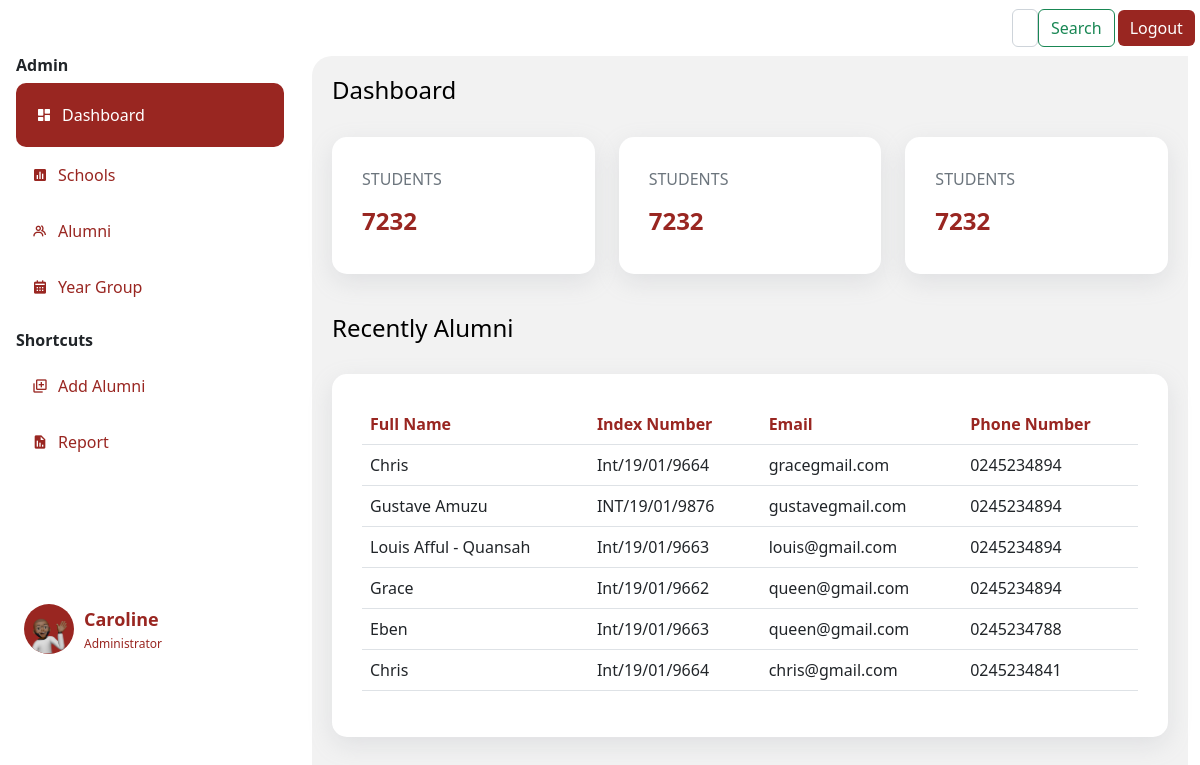
Page /dashboard (signed in) on the committed database.
### app.py (models this page shows, shortened)
class Person(db.Model, UserMixin):
    id= db.Column(db.Integer, primary_key=True)
    name= db.Column(db.String(200), )
    yearCompleted= db.Column(db.String(200), )
    nationality= db.Column(db.String(200), )
    contact= db.Column(db.Integer(), )
    email= db.Column(db.String(200), nullable=True)
    faculty= db.Column(db.String(200), nullable=True)
    hallofresidence= db.Column(db.String(200), nullable=True)
    password= db.Column(db.String(20))
    school= db.Column(db.String(20))
    email= db.Column(db.String(20), nullable=True)
    phone= db.Column(db.String(10), nullable=True )
    indexnumber=db.Column(db.String())
    password=db.Column(db.String)
    gender= db.Column(db.String()    )
    department= db.Column(db.String()    )
    program= db.Column(db.String()   )
    telephone= db.Column(db.String()   )
    admitted= db.Column(db.Integer()  )
    address= db.Column(db.String()   )
    work= db.Column(db.String()  )
    guardian= db.Column(db.String()  )
    kin= db.Column(db.String()   )
    relationship= db.Column(db.String()  )
    marital= db.Column(db.String()   )
    health= db.Column(db.String()    )
    form=db.Column(db.String())
    extra= db.Column(db.String()     )
    image_file = db.Column(db.String(20))

class User(db.Model,UserMixin):
    id= db.Column(db.Integer, primary_key=True)
    fullname= db.Column(db.String()  )
    indexnumber= db.Column(db.Integer())
    gender= db.Column(db.String()    )
    school= db.Column(db.String()    )
    department= db.Column(db.String()    )
    program= db.Column(db.String()   )
    completed= db.Column(db.Integer()     )
    admitted= db.Column(db.Integer()  )
    email= db.Column(db.String()     )
    telephone= db.Column(db.String()     )
    hall= db.Column(db.String()  )
    nationality= db.Column(db.String()   )
    address= db.Column(db.String()   )
    work= db.Column(db.String()  )
    guardian= db.Column(db.String()  )
    kin= db.Column(db.String()   )
    relationship= db.Column(db.String()  )
    marital= db.Column(db.String()   )
    health= db.Column(db.String()    )
    extra= db.Column(db.String()     )
    image_file = db.Column(db.String(20))
    def __repr__(self):
        return f"User('{self.id}', {self.fullname}, {self.gender}'"

### app.py (the view)
@app.route('/dashboard')
@login_required
def dashboard():
    users=User.query.order_by(User.id.desc()).all()
    print(users)
    if current_user == None:
        flash("Welcome to the CentralAlumina " + current_user.email, "Success")
        flash(f"There was a problem")
    return render_template('dashboard.html', title='dashboard',users=users)
    eay

### forms.py
class Search(FlaskForm):
    searched = StringField('Searched', validators=[DataRequired()])
    submit = SubmitField('Search')

### app.py (called while the page is built)
@login_manager.user_loader
def load_user(user_id):
    return Person.query.get(int(user_id))

@app.context_processor
def base():
    form=Search()
    return dict(form=form)

### templates/dashboard.html (shortened to what this page needs)
{% extends 'layout.html' %}
{% block body %}
  <h4>Dashboard</h4>
  <br>
  <div class="row" style="justify-content: space-between;">
    <div class="col-md-4 ">
      <div class="dashboard-item" data-aos="fade-up">
        <p class="text-muted">STUDENTS</p>
        <h4 class="dashboard-item-text" ><b>7232</b></h4>
      </div>
    </div>
    <div class="col-md-4 ">
      <div class="dashboard-item" ->
        <p class="text-muted">STUDENTS</p>
        <h4 class="dashboard-item-text" ><b>7232</b></h4>
      </div>
    </div>
    <div class="col-md-4 ">
      <div class="dashboard-item" data-aos="fade-up" data-aos-delay="900">
        <p class="text-muted">STUDENTS</p>
        <h4 class="dashboard-item-text" ><b>7232</b></h4>
      </div>
    </div>
  </div>
  <h4>Recently Alumni</h4>
  <br>
  <div class="dashboard-item" data-aos="fade-up" data-aos-delay="1500">
    <table class="table" >
      <thead style="color: #992621;">
        <tr>
          <th scope="col">Full Name</th>
          <th scope="col">Index Number</th>
          <th scope="col">Email</th>
          <th scope="col">Phone Number</th>
        </tr>
      </thead>
      {%for user in users%}
      <tbody>
        <tr>
          <td>{{user.fullname}}</td>
          <td>{{user.indexnumber}}</td>
          <td>{{user.email}}</td>
          <td>{{user.telephone}}</td>
        </tr>
      </tbody>
      {% endfor %}
    </table>
  </div>
{% endblock body %}

### templates/layout.html (shortened to what this page needs)
<!doctype html>
<html lang="en">
  <head>
    <head>
    </head>
    <link rel="stylesheet" type="text/css" href="{{ url_for('static', filename='css/newstyle.css')}}">
    <link href="https://unpkg.com/aos@2.3.1/dist/aos.css" rel="stylesheet">
    <link href='https://unpkg.com/boxicons@2.1.2/css/boxicons.min.css' rel='stylesheet'>
    <link href="https://cdn.jsdelivr.net/npm/bootstrap@5.2.1/dist/css/bootstrap.min.css" rel="stylesheet">
  </head>
  <body>
      <nav class="navbar navbar-expand-lg sticky-top" style="background: #fff; ">
        <div class="container-fluid">
          <div class="collapse navbar-collapse me-2" id="navbarSupportedContent" style="width: 100%;">
            <form class="d-flex " role="search" method='POST' action='{{url_for('search')}}' >
              <input class="form-control " type="search" name='searched' placeholder="Search" aria-label="Search">
              <button class="btn btn-outline-success" type="submit">Search</button>
                </form>
            <button class="btn" style="color: #fff; background: #992621; border: none; margin-left: 3px;" type="logout">
              <a href="{{url_for('logout')}}" style="text-decoration: none; color: #fff;">Logout</a>
            </button>
          </div>
        </div>
      </nav>
      <div class="container-fluid" >
        <div class="row" >
            <div class="col-3 px-1 position-fixed" id="sticky-sidebar">
              <div class="container" >
                  <div class="side-menu">
                    <h6 class="divider"><b>Admin </b></h6>
                    {% if title == 'dashboard' %}
                    <div class="side-nav-button-active">
                      <i class='bx bxs-dashboard icon'></i>
                      <a href="/dashboard" class="side-nav-button-text">Dashboard</a>
                    </div>
                    {% else %}
                    <div class="side-nav-button">
                      <i class='bx bxs-dashboard icon'></i>
                      <a href="/dashboard" class="side-nav-button-text">Dashboard</a>
                    </div>
                    {% endif %}
                    {% if title == "newschools" %}
                    <div class="side-nav-button-active">
                      <i class='bx bxs-bar-chart-square icon'></i>
                      <a href="/newschools" class="side-nav-button-text">Schools</a>
                    </div>
                    {% else %}
                    <div class="side-nav-button">
                      <i class='bx bxs-bar-chart-square icon'></i>
                      <a href="/newschools" class="side-nav-button-text">Schools</a>
                    </div>
                    {% endif %}
                    {% if title == "list" %}
                    <div class="side-nav-button-active">
                      <i class='bx bx-group icon' ></i>
                      <a href="/list" class="side-nav-button-text">Alumni</a>
                    </div>
                    {% else %}
                    <div class="side-nav-button">
                      <i class='bx bx-group icon' ></i>
                      <a href="/list" class="side-nav-button-text">Alumni</a>
                    </div>
                    {% endif %}
                    {% if title == "year" %}
                    <div class="side-nav-button-active">
                      <i class='bx bxs-calendar icon' ></i>
                      <a href="/year" class="side-nav-button-text">Year Group</a>
                    </div>
                    {% else %}
                    <div class="side-nav-button">
                      <i class='bx bxs-calendar icon' ></i>
                      <a href="/year" class="side-nav-button-text">Year Group</a>
                    </div>
                    {% endif %}
                  </div>
                  <div class="side-menu">
                    <h6 class="divider" style="margin-top: 2vh;"><b>Shortcuts</b> </h6>
                    {% if title == "addalumni" %}
                      <div class="side-nav-button-active">
                        <i class='bx bx-add-to-queue icon' ></i>
                        <a href="/addalumni" class="side-nav-button-text">Add Alumni</a>
                      </div>
                      {% else %}
                      <div class="side-nav-button">
                        <i class='bx bx-add-to-queue icon' ></i>
                        <a href="/addalumni" class="side-nav-button-text">Add Alumni</a>
                      </div>
                    {% endif %}
                    {% if title == "newreport" %}
                    <div class="side-nav-button-active">
                      <i class='bx bxs-report icon' ></i>
                      <a href="/newreport" class="side-nav-button-text">Report</a>
                    </div>
                    {% else %}
                    <div class="side-nav-button">
                      <i class='bx bxs-report icon' ></i>
                      <a href="/newreport" class="side-nav-button-text">Report</a>
                    </div>
                    {% endif %}
                  </div>
                  <div class="profile-details" style=" bottom: 0; padding-top: 50%;">
                    <div class="elipse" style="background: #992621; border-radius: 50%;">
                      <img src="static/img/memoji.png" alt="" width="100%" >
                    </div>
                    <div class="profile-info" style="padding-left: 10px;">
                      <div class="profile-name"><b>{{current_user.name}}</b> </div>
                      <div class="title">Administrator</div>
                    </div>
                  </div>
        </div>
            </div>
            <div class="col offset-3" id="main">
              <div class="container" style="background-color: #f2f2f2; padding: 20px; border-radius: 20px 0 0 0;">
              {% block body %}
              {% endblock%}
              </div>
            </div>
        </div>
    </div>
</body>
</html>

### static/css/newstyle.css (style rules this page uses)
body { background: #f2f2f2; }
.side-nav-button { padding: 16px; background-color: #fff; border-radius: 10px; color: #992621; display: flex; align-items: center; }
h4 { color: black; }
.side-nav-button-text { margin: 0; padding-left: 10px; }
.side-nav-button-active { padding: 20px; background-color: #992621; border-radius: 10px; color: #fff; display: flex; align-items: center; }
.side-nav-button a { text-decoration: none; color: #992621; }
.side-nav-button-active a { text-decoration: none; color: #fff; }
.dashboard-item { background-color: #fff; padding: 30px; border-radius: 15px; color: #fff; margin: 0; box-shadow: rgba(149, 157, 165, 0.2) 0px 8px 24px; margin-bottom: 5vh; justify-content: space-between; }
.dashboard-item-text { margin-top: 0; color: #992621; }
.profile-details { border-radius: 10px; padding: 8px; display: flex; align-items: center; }
.elipse img { width: 50px; height: 50px; border-radius: 50%; }
.profile-name { color: #992621; font-size: 18px; font-weight: 500; margin-bottom: 2px; }
.title { font-size: 12px; color: #992621; font-weight: 400; }

### rows in the picture
Person: name "Caroline"
User: fullname "Chris", indexnumber "Int/19/01/9664", email "gracegmail.com", telephone "0245234894"
User: fullname "Gustave Amuzu", indexnumber "INT/19/01/9876", email "gustavegmail.com", telephone "0245234894"
User: fullname "Louis Afful - Quansah", indexnumber "Int/19/01/9663", email "louis@gmail.com", telephone "0245234894"
User: fullname "Grace", indexnumber "Int/19/01/9662", email "queen@gmail.com", telephone "0245234894"
User: fullname "Eben", indexnumber "Int/19/01/9663", email "queen@gmail.com", telephone "0245234788"
User: fullname "Chris", indexnumber "Int/19/01/9664", email "chris@gmail.com", telephone "0245234841"
